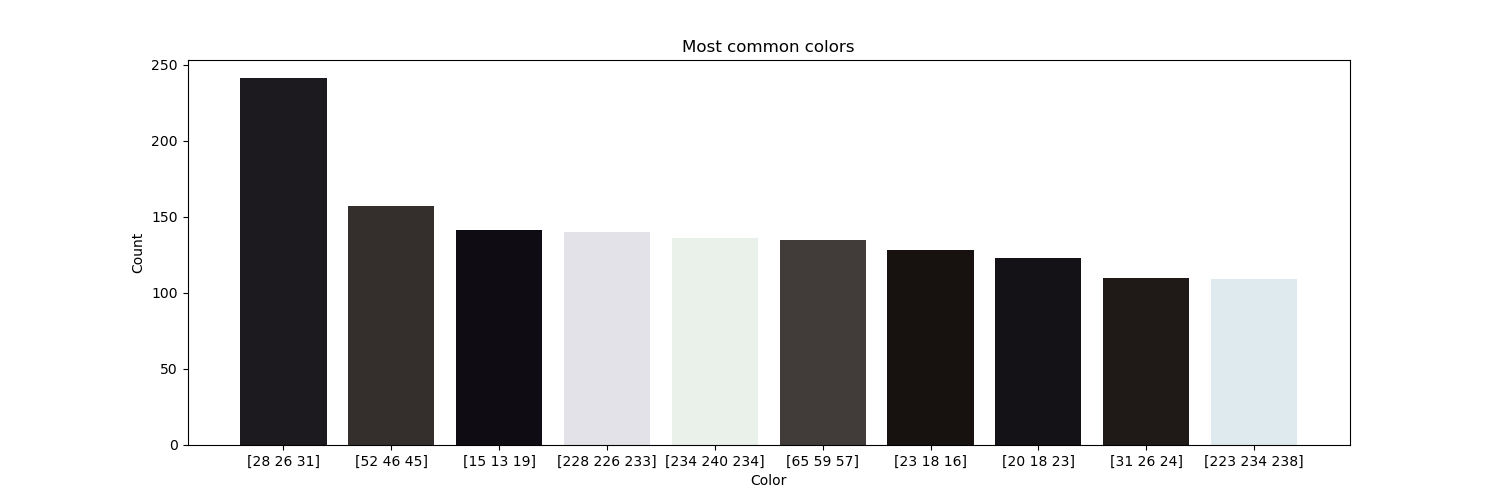
#> input picture colors/output/04riverl.png, 1500 x 500 px; its folder holds only this picture in this run
$ python dominant.py output/04riverl.png
#> lines starting #> are read from the running program, lines starting #| are printed output that depends on the picture
# %%
import os
import cv2
import numpy as np
from sklearn.cluster import KMeans
import matplotlib.pyplot as plt
import sys


# %%
quantization_factor = 5

# %%
def get_dominant_color(image: np.array):
  # Ensure the image is 3D array
  if len(image.shape) != 3:
    raise ValueError("The image should be a 3D array")

  # Use L*a*b color space to get the dominant color
  cie_lab = cv2.cvtColor(image, cv2.COLOR_BGR2LAB)

  # Quantize the colors
  cie_lab = cie_lab // quantization_factor * quantization_factor

  # Get the most common color
  colors, counts = np.unique(cie_lab.reshape(-1, cie_lab.shape[2]), axis=0, return_counts=True)
  most_common_color = colors[np.argmax(counts)]

  return most_common_color

# %%
def slice_image(image: np.array, block_size: int = 10):
  # Ensure the image is 3D array
  if len(image.shape) != 3:
    raise ValueError("The image should be a 3D array")

  result = []

  # Slice the image into multiple block_size * block_size pixel blocks
  for i in range(0, image.shape[0], block_size):
    for j in range(0, image.shape[1], block_size):
      # Check if indices are within image size
      end_row = i + block_size
      end_col = j + block_size
      if i + block_size > image.shape[0]:
        end_row = image.shape[0]
      if j + block_size > image.shape[1]:
        end_col = image.shape[1]

      # Get the block
      block = image[i:end_row, j:end_col]
      result.append(get_dominant_color(block))

  return result

# %%
def load_image(image_path):
#> called with image_path = 'output/04riverl.png'
    image = cv2.imread(image_path)
#> image is the input picture: shape (500, 1500, 3); mean B, G, R 210.7, 210.3, 210.7
    return image


# Create Image
def create_image(image_name):
  output_name = image_name.split("/")[-1].split(".")[0] + ".png"
  image = load_image(image_name)
  labs = slice_image(image, 10)

  lab_array = np.array(labs)

  # Get the most common color
  colors, counts = np.unique(lab_array, axis=0, return_counts=True)

  # 10 most common colors with their counts
  most_common_colors = colors[np.argsort(counts)[::-1]][:10]
  most_common_colors_counts = counts[np.argsort(counts)[::-1]][:10]

  # Change the most common colors to RGB
  most_common_colors_rgb = [cv2.cvtColor(np.uint8([[color]]), cv2.COLOR_LAB2RGB)[0][0] for color in most_common_colors]

  # Plot histogram of the most common colors

  plt.figure(figsize=(15, 5))
  plt.bar(range(10), most_common_colors_counts, color=[(c[0] / 255, c[1] / 255, c[2] / 255) for c in most_common_colors_rgb])
  plt.xticks(range(10), [f"{most_common_colors_rgb[i]}" for i in range(10)])
  plt.xlabel("Color")
  plt.ylabel("Count")
  plt.title("Most common colors")
  plt.savefig(f"./output/{output_name}")
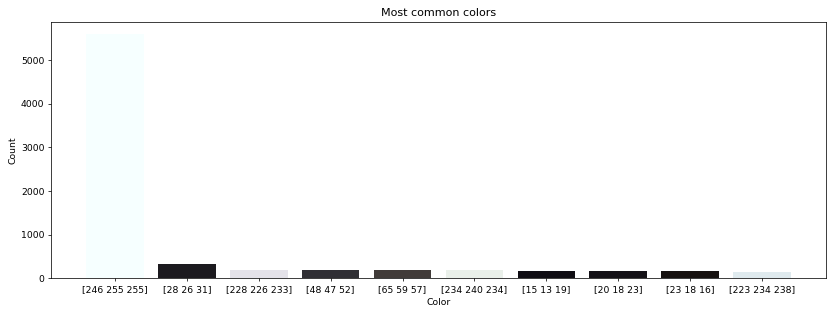
#> figure drawn by matplotlib, 1 panel; tallest bar 5595 high, from x = -0.4 to 0.4
  # plt.show()


if __name__ == "__main__":
  # Create output directory if not exists
  if not os.path.exists("./output"):
    os.makedirs("./output")

  # Extract argument
  images = sys.argv[1:]
  for image in images:
    create_image(image)

$ run again, on colors/output/04wooded_new_algo.png
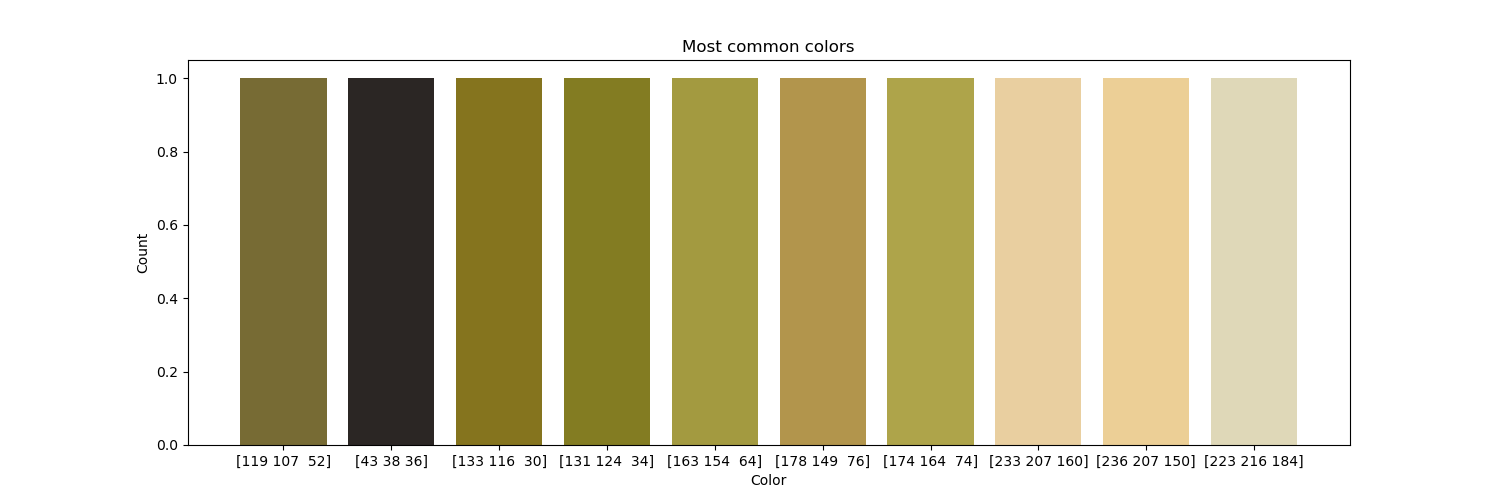
#> input picture colors/output/04wooded_new_algo.png, 1500 x 500 px
#> in load_image, image is the input picture: shape (500, 1500, 3); mean B, G, R 181.3, 207.5, 213.9
#> in create_image, `plt.savefig(f"./output/{output_name}")`:
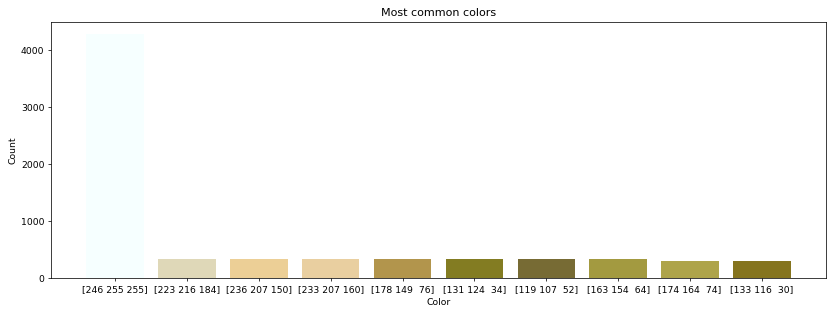
#> figure drawn by matplotlib, 1 panel; tallest bar 4289 high, from x = -0.4 to 0.4

$ run again, on colors/output/04wooded_old_algo.png
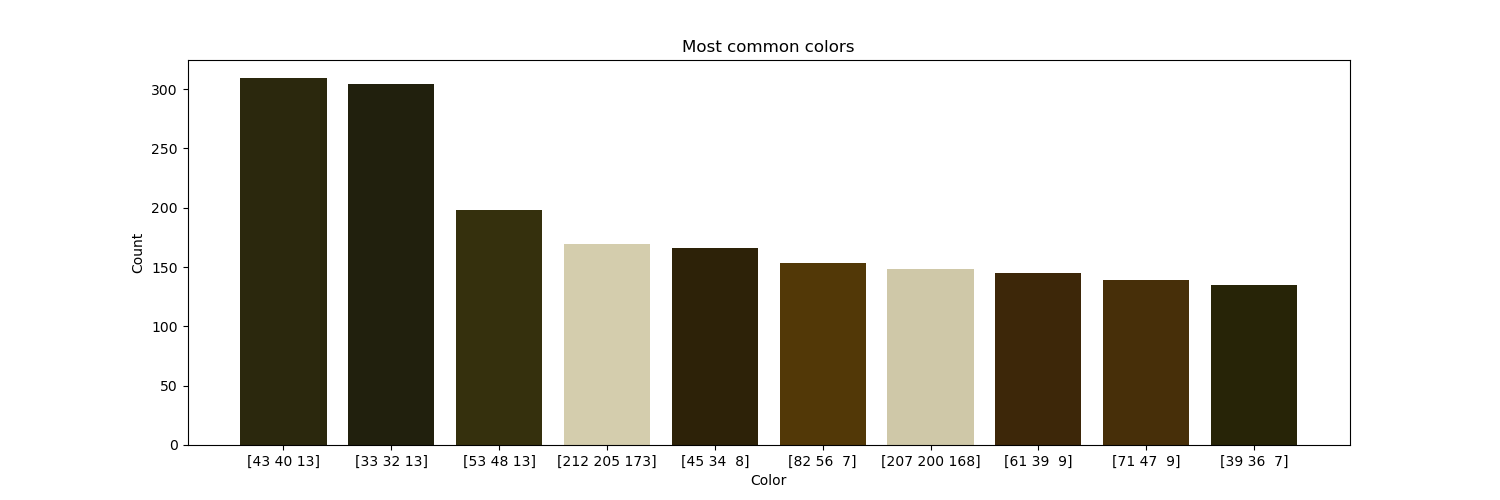
#> input picture colors/output/04wooded_old_algo.png, 1500 x 500 px
#> in load_image, image is the input picture: shape (500, 1500, 3); mean B, G, R 197.4, 205.1, 207.5
#> in create_image, `plt.savefig(f"./output/{output_name}")`:
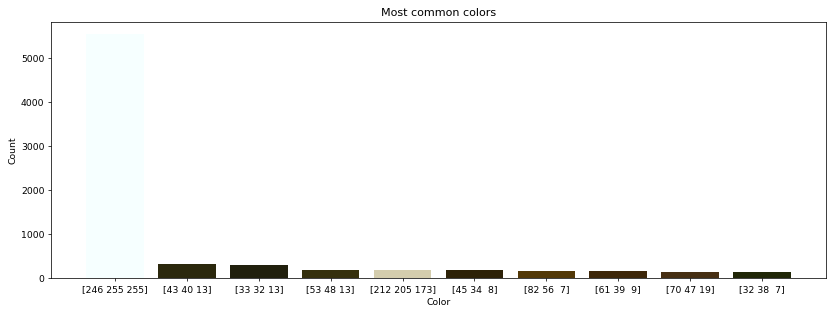
#> figure drawn by matplotlib, 1 panel; tallest bar 5540 high, from x = -0.4 to 0.4

$ run again, on colors/output/image.png
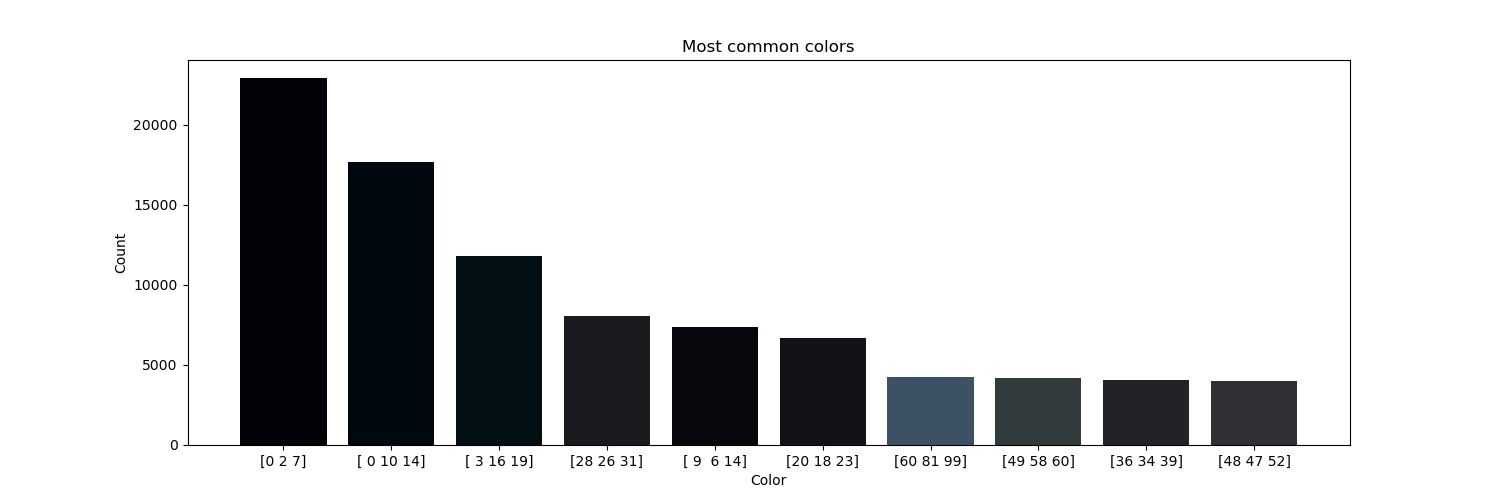
#> input picture colors/output/image.png, 1500 x 500 px
#> in load_image, image is the input picture: shape (500, 1500, 3); mean B, G, R 214, 213.1, 212.3
#> in create_image, `plt.savefig(f"./output/{output_name}")`:
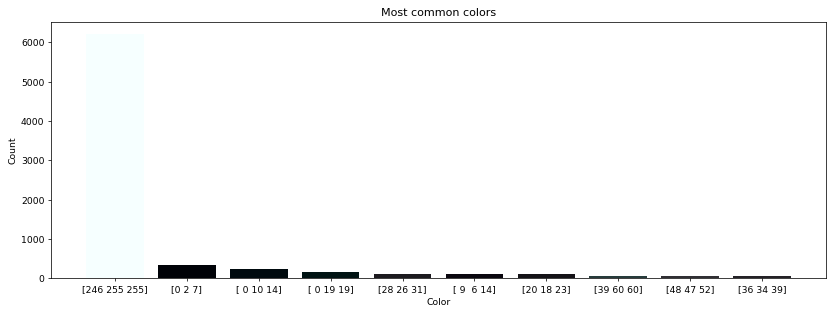
#> figure drawn by matplotlib, 1 panel; tallest bar 6219 high, from x = -0.4 to 0.4
